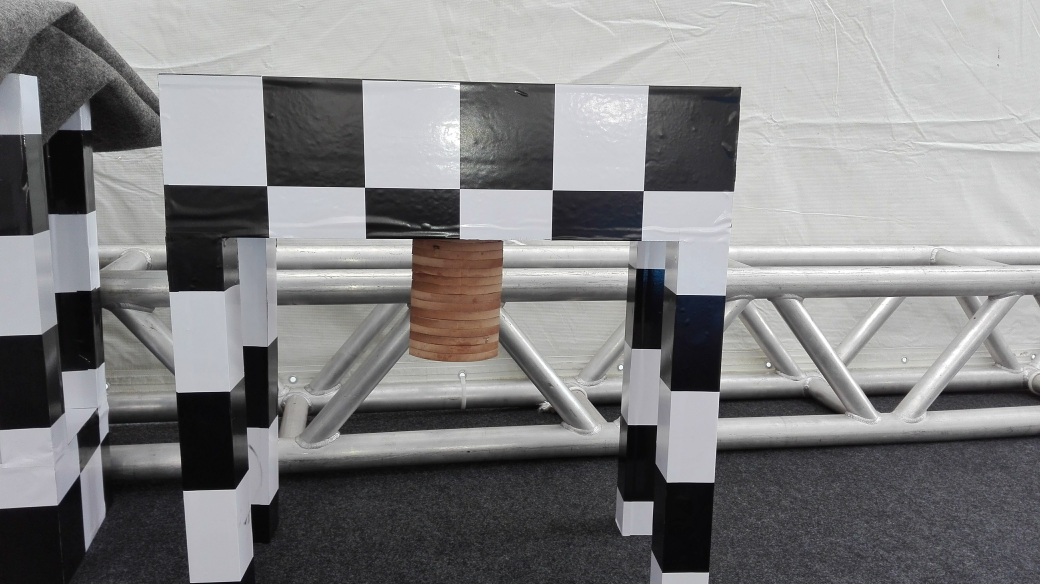
#> input picture MachineL/cow1.jpg, 4160 x 2336 px (shown at 1/4 size)
$ python hCorners.py
#> lines starting #> are read from the running program, lines starting #| are printed output that depends on the picture; after the words box and inside, x2 and y2 are one past the last pixel; in counts of white or black regions, pixels touching at a corner belong together
import numpy as np
import cv2
from matplotlib import pyplot as plt

img = cv2.imread('cow1.jpg')
#> img is the input picture: shape (2336, 4160, 3); mean B, G, R 131.4, 130.4, 130.8
img = cv2.resize(img,None,fx=0.20,fy=0.20,interpolation=cv2.INTER_AREA)
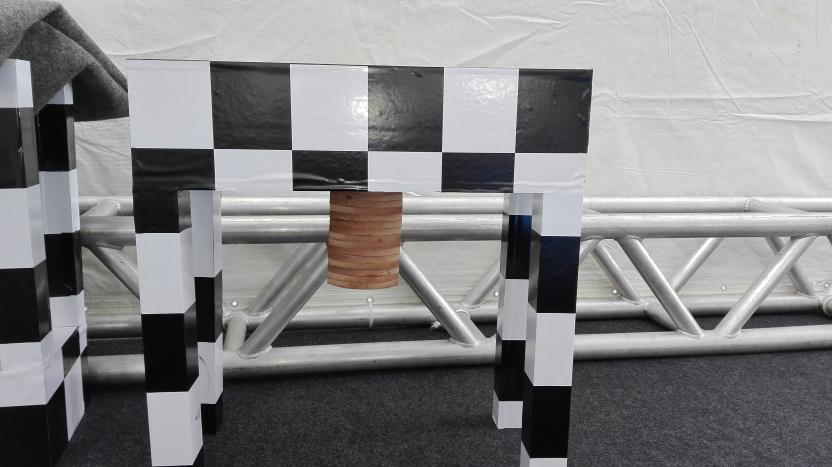
#> img: shape (467, 832, 3); mean B, G, R 131.4, 130.4, 130.8
gray = cv2.cvtColor(img,cv2.COLOR_BGR2GRAY)

corners = cv2.goodFeaturesToTrack(gray,50,0.01,10)
#> corners = 50 rows, first 8: [291, 149], [514, 153], [214, 149], [293, 190], [441, 151], [329, 191], [443, 67], [147, 393]
corners = np.int0(corners)
print (corners)
#> (printed output is left out)

for i in corners:
    x,y = i.ravel()
    cv2.circle(img,(x,y),3,255,-1)
#> this loop made 50 passes
#> (x, y) on passes 1 to 12: (291, 149), (514, 153), (214, 149), (293, 190), (441, 151), (329, 191), (443, 67), (147, 393), (566, 459), (72, 103), (521, 402), (142, 315)
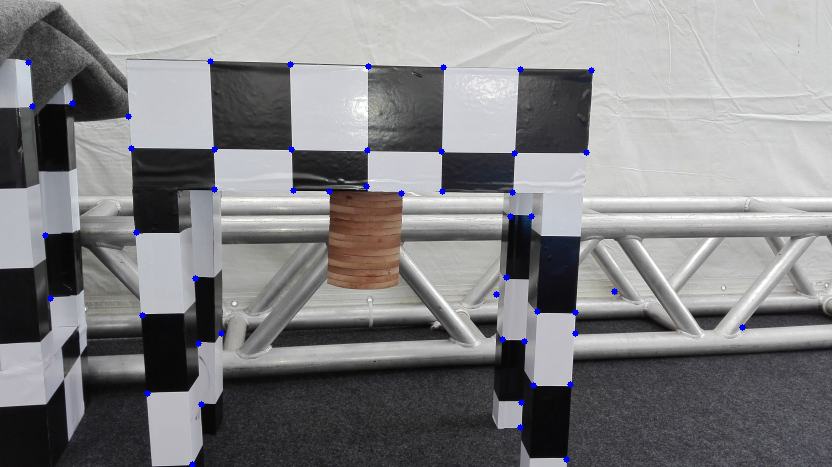
#> img: shape (467, 832, 3); 0.37% of pixels changed, all inside (x1, y1, x2, y2) = (25, 58, 746, 467)

cv2.imshow('i',img)
cv2.waitKey(0)

$ run again, with MachineL/cow2.jpg copied over MachineL/cow1.jpg
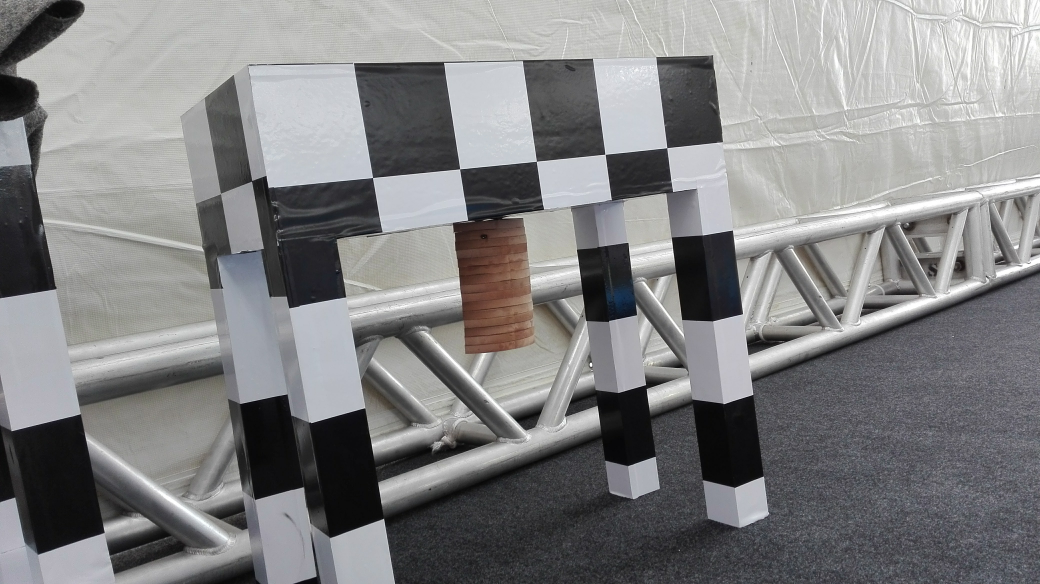
#> input picture MachineL/cow2.jpg, 4160 x 2336 px (shown at 1/4 size)
#> img is the input picture: shape (2336, 4160, 3); mean B, G, R 131.9, 130.9, 130.9
#> `img = cv2.resize(img,None,fx=0.20,fy=0.20,interpolation=cv2.INTER_AREA)`:
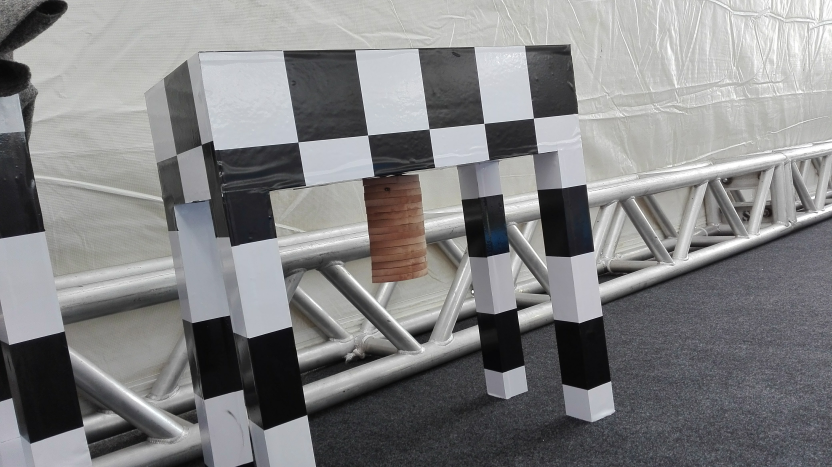
#> img: shape (467, 832, 3); mean B, G, R 131.9, 130.9, 130.9
#> corners = 50 rows, first 8: [472, 291], [306, 416], [483, 123], [533, 119], [215, 149], [585, 185], [367, 136], [354, 50]
#> (printed output is left out)
#> the loop `for i in corners:` made 50 passes
#> after the loop `for i in corners:`:
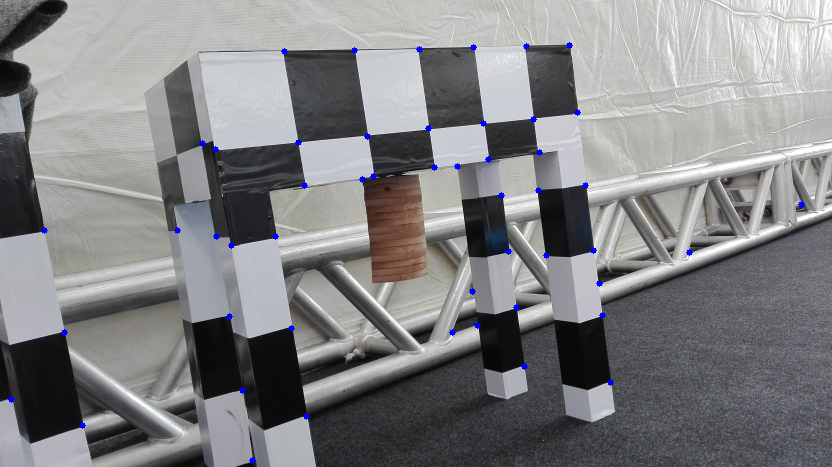
#> img: shape (467, 832, 3); 0.37% of pixels changed, all inside (x1, y1, x2, y2) = (8, 42, 805, 464)
